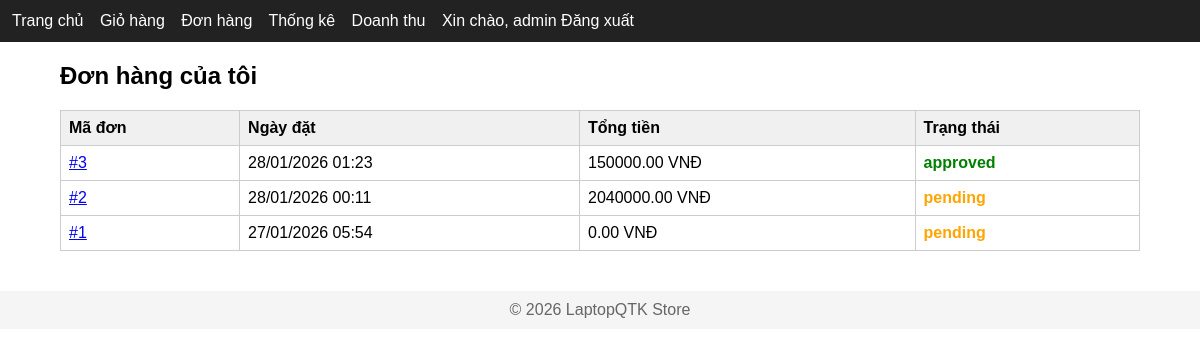
/my-orders/ (signed in), run on the app's committed database.
### orders/models.py (models this page shows, shortened)
class Order(models.Model):
    STATUS_PENDING = 'pending'
    STATUS_APPROVED = 'approved'
    STATUS_REJECTED = 'rejected'
    STATUS_CHOICES = [
        (STATUS_PENDING, 'Pending'),
        (STATUS_APPROVED, 'Approved'),
        (STATUS_REJECTED, 'Rejected'),
    ]
    user = models.ForeignKey(
        User,
        on_delete=models.CASCADE,
        related_name='orders' # → user.orders.all() (dùng khi thống kê)
    )
    total_price = models.DecimalField(max_digits=12, decimal_places=2, default=0) #tính tự động từ OrderItem
    status = models.CharField(
        max_length=20,
        choices=STATUS_CHOICES,
        default=STATUS_PENDING #Đơn mới tạo luôn chờ duyệt
    )
    created_at = models.DateTimeField(auto_now_add=True)
    class Meta:
        ordering = ['-created_at']

### catalog/views.py (the view)
# urls.py: path('my-orders/', views.my_orders, name='my_orders'),
@login_required
def my_orders(request):#Xem danh sách đơn hàng của người dùng
    orders = Order.objects.filter(user=request.user).order_by('-created_at')
    context = {
        'orders': orders
    }
    return render(request, 'my_orders.html', context)

### templates/my_orders.html (shortened to what this page needs)
{% extends 'base.html' %}
{% block content %}
<h2>Đơn hàng của tôi</h2>
{% if orders %}
    <table border="1" cellpadding="10">
        <thead>
            <tr>
                <th>Mã đơn</th>
                <th>Ngày đặt</th>
                <th>Tổng tiền</th>
                <th>Trạng thái</th>
            </tr>
        </thead>
        <tbody>
            {% for order in orders %}
                <tr>
                    <td>
                        <a href="{% url 'order_detail' order.id %}">
                            #{{ order.id }}
                        </a>
                    </td>
                    <td>{{ order.created_at|date:"d/m/Y H:i" }}</td>
                    <td>{{ order.total_price }} VNĐ</td>
                    <td class="status-{{ order.status }}">
                         {{ order.status }}
                    </td>
                </tr>
            {% endfor %}
        </tbody>
    </table>
{% else %}
    <p>Bạn chưa có đơn hàng nào.</p>
{% endif %}
{% endblock %}

### templates/base.html (shortened to what this page needs)
{% load static %}
<!DOCTYPE html>
<html>
<head>
    <link rel="stylesheet" href="{% static 'css/style.css' %}">
</head>
<body>
<header>
    <a href="{% url 'home' %}">Trang chủ</a>
    <a href="{% url 'cart_detail' %}">Giỏ hàng</a>
    {% if user.is_authenticated %}
        <a href="{% url 'my_orders' %}">Đơn hàng</a>
        {% if user.is_staff %}
            <a href="{% url 'order_statistics' %}">Thống kê</a>
            <a href="{% url 'revenue_statistics' %}">Doanh thu</a>
        {% endif %}
        <span>Xin chào, {{ user.username }}</span>
        <a href="{% url 'logout' %}">Đăng xuất</a>
    {% else %}
        <a href="{% url 'login' %}">Đăng nhập</a>
    {% endif %}
</header>
<div class="container">
    {% block content %}{% endblock %}
</div>
<footer>
    © 2026 LaptopQTK Store
</footer>
</body>
</html>

### static/css/style.css (style rules this page uses)
body { font-family: Arial, sans-serif; margin: 0; padding: 0; }
header { background: #222; color: white; padding: 12px; }
header a { color: white; margin-right: 12px; text-decoration: none; }
.container { width: 90%; margin: 20px auto; }
table { width: 100%; border-collapse: collapse; }
table th { background: #f0f0f0; }
table th, table td { border: 1px solid #ccc; padding: 8px; text-align: left; }
.status-pending { color: orange; font-weight: bold; }
.status-approved { color: green; font-weight: bold; }
footer { margin-top: 40px; padding: 10px; background: #f5f5f5; text-align: center; color: #666; }

### data on the page
Order: id "3", created_at "28/01/2026 01:23", total_price "150000.00", status "approved"
Order: id "2", created_at "28/01/2026 00:11", total_price "2040000.00", status "pending"
Order: id "1", created_at "27/01/2026 05:54", total_price "0.00", status "pending"

### other printed values
{{ user.username }} "admin"
